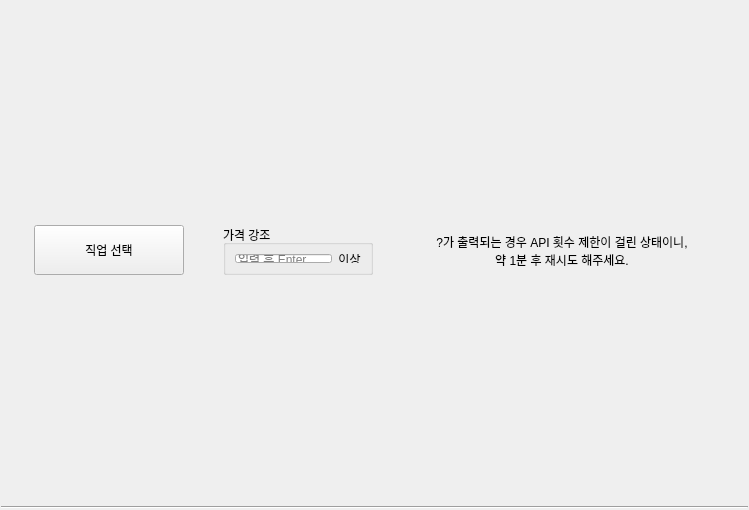
<?xml version="1.0" encoding="UTF-8"?>
<ui version="4.0">
 <class>TripodQuotation</class>
 <widget class="QWidget" name="TripodQuotation">
  <property name="geometry">
   <rect>
    <x>0</x>
    <y>0</y>
    <width>749</width>
    <height>510</height>
   </rect>
  </property>
  <property name="windowTitle">
   <string>Form</string>
  </property>
  <layout class="QVBoxLayout" name="vLayoutTripodQuotation">
   <property name="leftMargin">
    <number>1</number>
   </property>
   <property name="topMargin">
    <number>1</number>
   </property>
   <property name="rightMargin">
    <number>1</number>
   </property>
   <property name="bottomMargin">
    <number>1</number>
   </property>
   <item>
    <layout class="QHBoxLayout" name="hLayoutInput">
     <item>
      <widget class="QPushButton" name="pbSelectClass">
       <property name="minimumSize">
        <size>
         <width>150</width>
         <height>50</height>
        </size>
       </property>
       <property name="maximumSize">
        <size>
         <width>150</width>
         <height>50</height>
        </size>
       </property>
       <property name="text">
        <string>직업 선택</string>
       </property>
      </widget>
     </item>
     <item>
      <widget class="QGroupBox" name="groupPrice">
       <property name="minimumSize">
        <size>
         <width>150</width>
         <height>50</height>
        </size>
       </property>
       <property name="maximumSize">
        <size>
         <width>150</width>
         <height>50</height>
        </size>
       </property>
       <property name="title">
        <string>가격 강조</string>
       </property>
       <layout class="QHBoxLayout" name="horizontalLayout">
        <item>
         <widget class="QLineEdit" name="lePrice">
          <property name="placeholderText">
           <string>입력 후 Enter</string>
          </property>
         </widget>
        </item>
        <item>
         <widget class="QLabel" name="lbOver">
          <property name="text">
           <string>이상</string>
          </property>
          <property name="alignment">
           <set>Qt::AlignCenter</set>
          </property>
         </widget>
        </item>
       </layout>
      </widget>
     </item>
     <item>
      <widget class="QLabel" name="lbExplain">
       <property name="maximumSize">
        <size>
         <width>300</width>
         <height>16777215</height>
        </size>
       </property>
       <property name="text">
        <string>?가 출력되는 경우 API 횟수 제한이 걸린 상태이니,
약 1분 후 재시도 해주세요.</string>
       </property>
       <property name="alignment">
        <set>Qt::AlignCenter</set>
       </property>
      </widget>
     </item>
    </layout>
   </item>
   <item>
    <widget class="Line" name="line">
     <property name="orientation">
      <enum>Qt::Horizontal</enum>
     </property>
    </widget>
   </item>
   <item>
    <layout class="QVBoxLayout" name="vLayoutResult"/>
   </item>
  </layout>
 </widget>
 <resources/>
 <connections/>
</ui>
